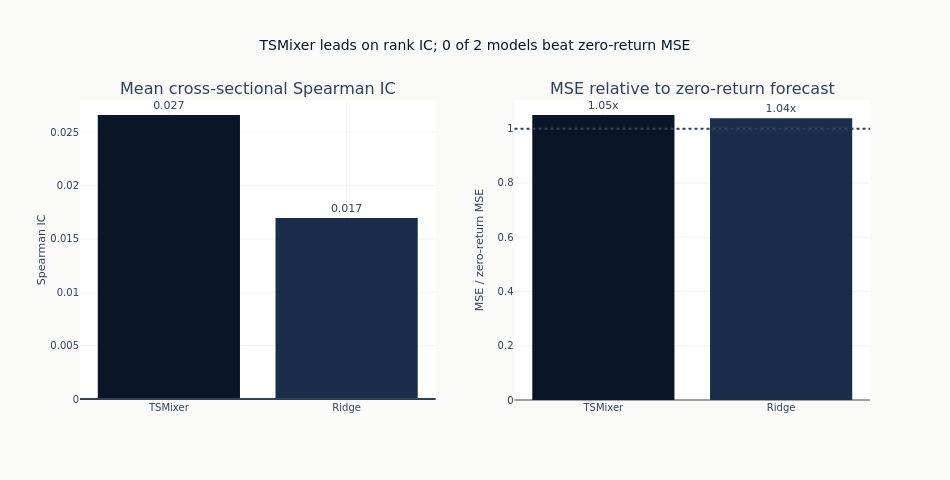

Here is the notebook cell this chart was saved with:
### Markdown cell above
## Summary

### Code cell
model_names = ["TSMixer", "Ridge"]
ic_values = [test_ic, ridge_ic]
mse_ratios = [test_mse / zero_mse, ridge_mse / zero_mse]
bar_palette = {"TSMixer": COLORS["blue"], "Ridge": COLORS["slate"]}

fig = make_subplots(
    rows=1,
    cols=2,
    subplot_titles=("Mean cross-sectional Spearman IC", "MSE relative to zero-return forecast"),
)
for model_name, ic_value, mse_ratio in zip(model_names, ic_values, mse_ratios, strict=True):
    fig.add_trace(
        go.Bar(
            x=[model_name],
            y=[ic_value],
            name=model_name,
            marker_color=bar_palette[model_name],
            text=[f"{ic_value:.3f}"],
            textposition="outside",
            showlegend=False,
        ),
        row=1,
        col=1,
    )
    fig.add_trace(
        go.Bar(
            x=[model_name],
            y=[mse_ratio],
            name=model_name,
            marker_color=bar_palette[model_name],
            text=[f"{mse_ratio:.2f}x"],
            textposition="outside",
            showlegend=False,
        ),
        row=1,
        col=2,
    )

ic_leader = model_names[int(np.argmax(ic_values))]
mse_winners = sum(ratio < 1 for ratio in mse_ratios)
fig.add_hline(y=0, line_color=COLORS["neutral"], row=1, col=1)
fig.add_hline(y=1, line_dash="dot", line_color=COLORS["neutral"], row=1, col=2)
fig.update_layout(
    title=f"{ic_leader} leads on rank IC; {mse_winners} of 2 models beat zero-return MSE",
    width=950,
    height=480,
)
fig.update_yaxes(title_text="Spearman IC", row=1, col=1)
fig.update_yaxes(title_text="MSE / zero-return MSE", row=1, col=2)
fig.show()

### Figure 1 — Plotly figure (JSON) as saved in the notebook; plotly's stock layout.template omitted (floating-point values rounded to 4 significant figures)
{"data": [{"marker": {"color": "#0a1628"}, "name": "TSMixer", "showlegend": false, "text": ["0.027"], "textposition": "outside", "type": "bar", "x": ["TSMixer"], "xaxis": "x", "y": [0.02661], "yaxis": "y"}, {"marker": {"color": "#0a1628"}, "name": "TSMixer", "showlegend": false, "text": ["1.05x"], "textposition": "outside", "type": "bar", "x": ["TSMixer"], "xaxis": "x2", "y": [1.051], "yaxis": "y2"}, {"marker": {"color": "#1a2d4a"}, "name": "Ridge", "showlegend": false, "text": ["0.017"], "textposition": "outside", "type": "bar", "x": ["Ridge"], "xaxis": "x", "y": [0.01696], "yaxis": "y"}, {"marker": {"color": "#1a2d4a"}, "name": "Ridge", "showlegend": false, "text": ["1.04x"], "textposition": "outside", "type": "bar", "x": ["Ridge"], "xaxis": "x2", "y": [1.039], "yaxis": "y2"}], "layout": {"annotations": [{"font": {"size": 16}, "showarrow": false, "text": "Mean cross-sectional Spearman IC", "x": 0.225, "xanchor": "center", "xref": "paper", "y": 1.0, "yanchor": "bottom", "yref": "paper"}, {"font": {"size": 16}, "showarrow": false, "text": "MSE relative to zero-return forecast", "x": 0.775, "xanchor": "center", "xref": "paper", "y": 1.0, "yanchor": "bottom", "yref": "paper"}], "height": 480, "shapes": [{"line": {"color": "#334155"}, "type": "line", "x0": 0, "x1": 1, "xref": "x domain", "y0": 0, "y1": 0, "yref": "y"}, {"line": {"color": "#334155", "dash": "dot"}, "type": "line", "x0": 0, "x1": 1, "xref": "x2 domain", "y0": 1, "y1": 1, "yref": "y2"}], "title": {"text": "TSMixer leads on rank IC; 0 of 2 models beat zero-return MSE"}, "width": 950, "xaxis": {"anchor": "y", "domain": [0.0, 0.45]}, "xaxis2": {"anchor": "y2", "domain": [0.55, 1.0]}, "yaxis": {"anchor": "x", "domain": [0.0, 1.0], "title": {"text": "Spearman IC"}}, "yaxis2": {"anchor": "x2", "domain": [0.0, 1.0], "title": {"text": "MSE / zero-return MSE"}}}}
